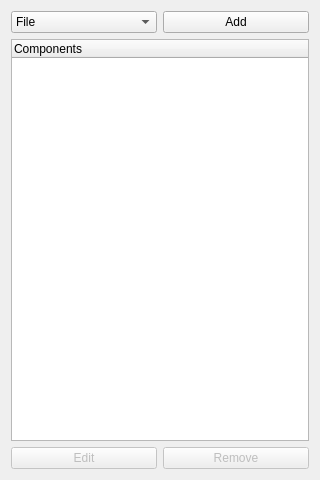
<?xml version="1.0" encoding="UTF-8"?>
<ui version="4.0">
 <class>WidgetDoc</class>
 <widget class="QWidget" name="WidgetDoc">
  <property name="geometry">
   <rect>
    <x>0</x>
    <y>0</y>
    <width>320</width>
    <height>480</height>
   </rect>
  </property>
  <property name="windowTitle">
   <string>Form</string>
  </property>
  <layout class="QGridLayout" name="gridLayout">
   <item row="0" column="0">
    <widget class="QComboBox" name="comboBoxComponents">
     <property name="enabled">
      <bool>true</bool>
     </property>
     <property name="currentIndex">
      <number>0</number>
     </property>
     <item>
      <property name="text">
       <string>File</string>
      </property>
     </item>
     <item>
      <property name="text">
       <string>Group</string>
      </property>
     </item>
     <item>
      <property name="text">
       <string>LOD</string>
      </property>
     </item>
     <item>
      <property name="text">
       <string>PAT</string>
      </property>
     </item>
     <item>
      <property name="text">
       <string>Switch</string>
      </property>
     </item>
     <item>
      <property name="text">
       <string>&gt;&gt;&gt; Smoke</string>
      </property>
     </item>
     <item>
      <property name="text">
       <string>&gt;&gt;&gt; Rotor</string>
      </property>
     </item>
     <item>
      <property name="text">
       <string>&gt;&gt;&gt; FLOLS</string>
      </property>
     </item>
     <item>
      <property name="text">
       <string>&gt;&gt;&gt; Runway</string>
      </property>
     </item>
     <item>
      <property name="text">
       <string>&gt;&gt;&gt; World</string>
      </property>
     </item>
    </widget>
   </item>
   <item row="0" column="1">
    <widget class="QPushButton" name="pushButtonAdd">
     <property name="enabled">
      <bool>true</bool>
     </property>
     <property name="text">
      <string>Add</string>
     </property>
    </widget>
   </item>
   <item row="1" column="0" colspan="2">
    <widget class="QTreeWidget" name="treeWidget">
     <column>
      <property name="text">
       <string>Components</string>
      </property>
     </column>
    </widget>
   </item>
   <item row="2" column="0">
    <widget class="QPushButton" name="pushButtonEdit">
     <property name="enabled">
      <bool>false</bool>
     </property>
     <property name="text">
      <string>Edit</string>
     </property>
    </widget>
   </item>
   <item row="2" column="1">
    <widget class="QPushButton" name="pushButtonRemove">
     <property name="enabled">
      <bool>false</bool>
     </property>
     <property name="text">
      <string>Remove</string>
     </property>
    </widget>
   </item>
  </layout>
 </widget>
 <resources/>
 <connections/>
</ui>
